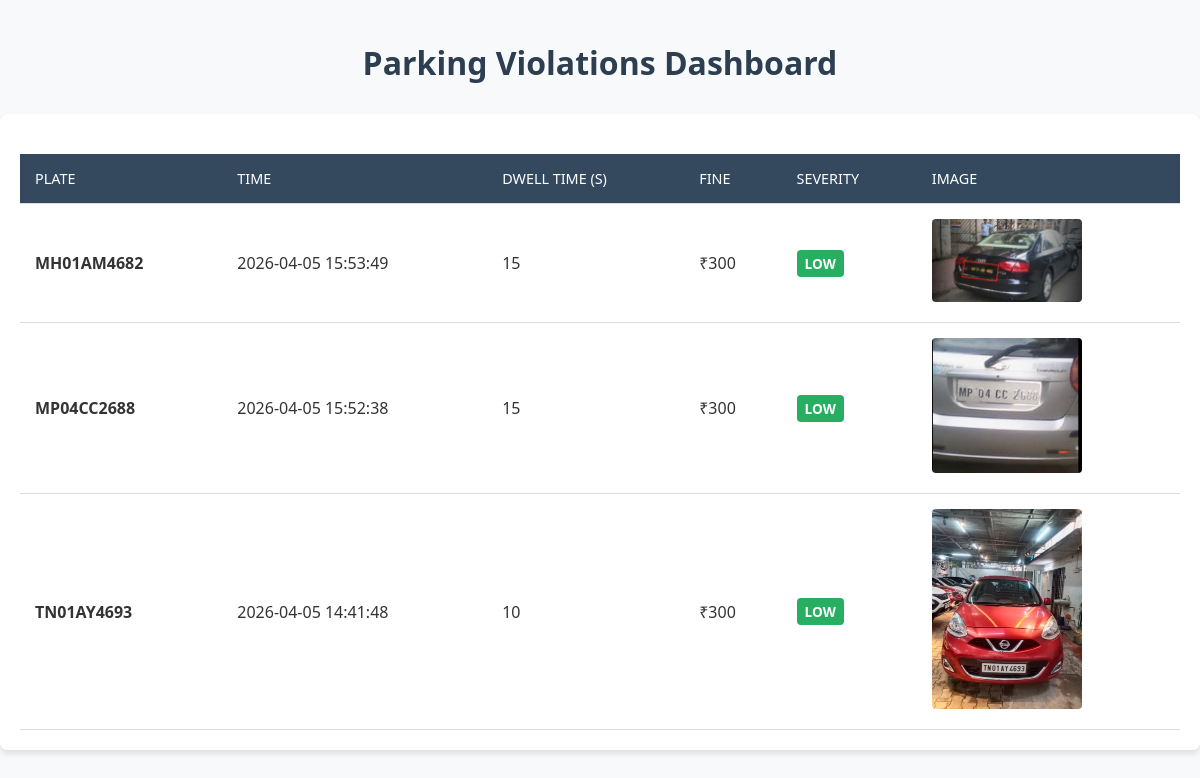
/dashboard, run on the app's committed database.
### tables this page shows
CREATE TABLE violations (
            id         INTEGER PRIMARY KEY AUTOINCREMENT,
            plate      TEXT    NOT NULL,
            timestamp  INTEGER NOT NULL,
            dwell_time INTEGER NOT NULL,
            fine       INTEGER NOT NULL,
            image_path TEXT    NOT NULL
        , severity TEXT NOT NULL DEFAULT 'N/A');

### backend/app.py (the view)
@app.route('/dashboard', methods=['GET'])
def dashboard():
    conn = get_db_connection()
    try:
        rows = conn.execute('''
            SELECT plate, timestamp, dwell_time, fine, severity, image_path
            FROM violations
            WHERE id IN (SELECT MAX(id) FROM violations GROUP BY plate)
            ORDER BY timestamp DESC
        ''').fetchall()
        violations = []
        for row in rows:
            violations.append({
                "plate":      row["plate"],
                "time":       datetime.fromtimestamp(row["timestamp"] / 1000).strftime("%Y-%m-%d %H:%M:%S"),
                "dwell_time": row["dwell_time"],
                "fine":       row["fine"],
                "severity":   row["severity"],
                "image_path": row["image_path"]
            })
    finally:
        conn.close()
    return render_template('index.html', violations=violations)

### backend/database.py (called while the page is built)
def get_db_connection():
    conn = sqlite3.connect(DB_PATH)
    conn.row_factory = sqlite3.Row
    conn.execute('''
        CREATE TABLE IF NOT EXISTS violations (
            id         INTEGER PRIMARY KEY AUTOINCREMENT,
            plate      TEXT    NOT NULL,
            timestamp  INTEGER NOT NULL,
            dwell_time INTEGER NOT NULL,
            fine       INTEGER NOT NULL,
            severity   TEXT    NOT NULL,
            image_path TEXT    NOT NULL
        )
    ''')
    cursor = conn.execute("PRAGMA table_info(violations)")
    columns = [row['name'] for row in cursor.fetchall()]
    if 'severity' not in columns:
        conn.execute("ALTER TABLE violations ADD COLUMN severity TEXT NOT NULL DEFAULT 'N/A'")
    conn.commit()
    return conn

### templates/index.html (shortened to what this page needs)
<!DOCTYPE html>
<html lang="en">
<head>
</head>
<body>
    <h1>Parking Violations Dashboard</h1>
    <div class="container">
        {% if violations %}
        <table>
            <thead>
                <tr>
                    <th>Plate</th>
                    <th>Time</th>
                    <th>Dwell Time (s)</th>
                    <th>Fine</th>
                    <th>Severity</th>
                    <th>Image</th>
                </tr>
            </thead>
            <tbody>
                {% for v in violations %}
                <tr>
                    <td><strong>{{ v.plate }}</strong></td>
                    <td>{{ v.time }}</td>
                    <td>{{ v.dwell_time }}</td>
                    <td>₹{{ v.fine }}</td>
                    <td>
                        <span class="severity severity-{{ v.severity|lower if v.severity else 'default' }}">
                            {{ v.severity if v.severity else 'N/A' }}
                        </span>
                    </td>
                    <td>
                        <a href="{{ url_for('static', filename=v.image_path) }}" target="_blank">
                            <img src="{{ url_for('static', filename=v.image_path) }}" alt="Violation" class="violation-img">
                        </a>
                    </td>
                </tr>
                {% endfor %}
            </tbody>
        </table>
        {% else %}
        <div class="no-data">
            No violation records found in the database.
        </div>
        {% endif %}
    </div>
</body>
</html>

### templates/index.html (style rules this page uses)
:root { --primary-color: #2c3e50; --secondary-color: #34495e; --bg-color: #f8f9fa; --text-color: #333; --border-color: #ddd; --low-color: #27ae60; --medium-color: #f39c12; --high-color: #e74c3c; }
body { font-family: 'Segoe UI', Tahoma, Geneva, Verdana, sans-serif; background-color: var(--bg-color); color: var(--text-color); margin: 0; padding: 20px; display: flex; flex-direction: column; align-items: center; }
h1 { color: var(--primary-color); margin-bottom: 30px; font-weight: 600; }
.container { width: 100%; max-width: 1200px; background: white; padding: 20px; border-radius: 8px; box-shadow: 0 4px 6px rgba(0,0,0,0.1); }
table { width: 100%; border-collapse: collapse; margin-top: 20px; }
th, td { text-align: left; padding: 15px; border-bottom: 1px solid var(--border-color); }
th { background-color: var(--secondary-color); color: white; font-weight: 500; text-transform: uppercase; font-size: 0.9rem; }
.severity { font-weight: bold; padding: 4px 8px; border-radius: 4px; font-size: 0.85rem; color: white; display: inline-block; }
.severity-low { background-color: var(--low-color); }
.violation-img { max-width: 150px; height: auto; border-radius: 4px; cursor: pointer; transition: transform 0.2s; }

### data on the page
violations: plate "MH01AM4682", time "2026-04-05 15:53:49", dwell_time "15", fine "300", severity "LOW", image_path (picture)
violations: plate "MP04CC2688", time "2026-04-05 15:52:38", dwell_time "15", fine "300", severity "LOW", image_path (picture)
violations: plate "TN01AY4693", time "2026-04-05 14:41:48", dwell_time "10", fine "300", severity "LOW", image_path (picture)
